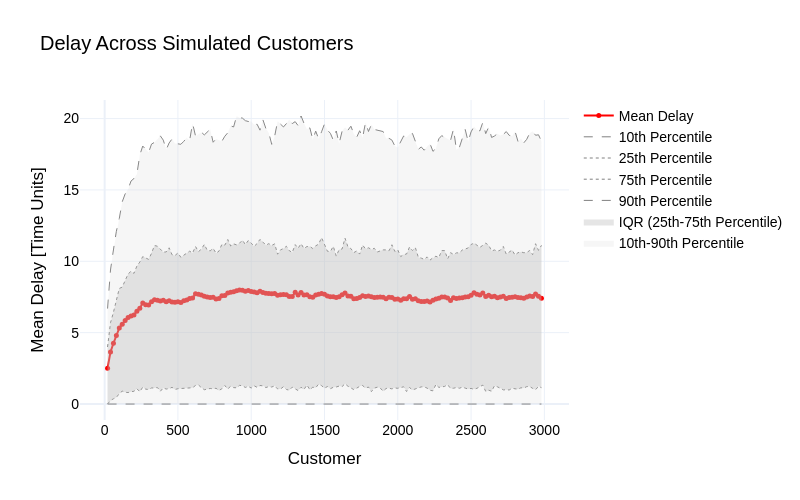

Notebook code cell kept with this figure:
### Code cell
# PART A, Task 1: Plot delay vs. passenger ID using plotly or matplotlib
# The plot should contain the following information: (i) mean delay, (ii) 25th and 75th percentiles, (iii) min and max delays

### Figure 1 — Plotly figure (JSON) as saved in the notebook; plotly's stock layout.template omitted (floating-point values rounded to 4 significant figures; data arrays with more than 128 entries replaced by an {"elided": "..."} marker saying what was removed)
{"data": [{"line": {"color": "red", "width": 2}, "marker": {"color": "red", "size": 5}, "mode": "lines+markers", "name": "Mean Delay", "type": "scatter", "x": {"elided": "149 int values"}, "y": {"elided": "149 float values"}}, {"line": {"color": "gray", "dash": "dash", "width": 1}, "mode": "lines", "name": "10th Percentile", "type": "scatter", "x": {"elided": "149 int values"}, "y": {"elided": "149 float values"}}, {"line": {"color": "gray", "dash": "dot", "width": 1}, "mode": "lines", "name": "25th Percentile", "type": "scatter", "x": {"elided": "149 int values"}, "y": {"elided": "149 float values"}}, {"line": {"color": "gray", "dash": "dot", "width": 1}, "mode": "lines", "name": "75th Percentile", "type": "scatter", "x": {"elided": "149 int values"}, "y": {"elided": "149 float values"}}, {"line": {"color": "gray", "dash": "dash", "width": 1}, "mode": "lines", "name": "90th Percentile", "type": "scatter", "x": {"elided": "149 int values"}, "y": {"elided": "149 float values"}}, {"fill": "toself", "fillcolor": "rgba(169,169,169,0.3)", "line": {"color": "rgba(255,255,255,0)"}, "name": "IQR (25th-75th Percentile)", "type": "scatter", "x": {"elided": "298 int values"}, "y": {"elided": "298 float values"}}, {"fill": "toself", "fillcolor": "rgba(211,211,211,0.2)", "line": {"color": "rgba(255,255,255,0)"}, "name": "10th-90th Percentile", "type": "scatter", "x": {"elided": "298 int values"}, "y": {"elided": "298 float values"}}], "layout": {"font": {"color": "black", "family": "Arial", "size": 14}, "height": 500, "showlegend": true, "title": {"text": "Delay Across Simulated Customers"}, "width": 800, "xaxis": {"title": {"text": "Customer"}}, "yaxis": {"title": {"text": "Mean Delay [Time Units]"}}}}
